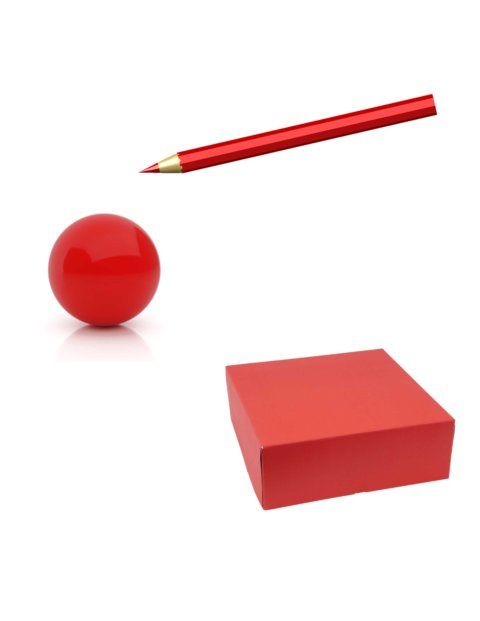
//> input picture images/red-things.jpg, 480 x 621 px
$ ./color_detection ../images/red-things.jpg   (built with g++ and OpenCV 4)
//> lines starting //> are read from the running program, lines starting //| are printed output that depends on the picture; after the words box and inside, x2 and y2 are one past the last pixel; in counts of white or black regions, pixels touching at a corner belong together
#include <stdio.h>
#include <opencv2/opencv.hpp>

using namespace cv;

int LowerH = 0;
int LowerS = 0;
int LowerV = 0;
int UpperH = 180;
int UpperS = 256;
int UpperV = 256;

int main( int argc, char** argv )
{
 	namedWindow("Control");
	createTrackbar("LowerH","Control",&LowerH,180,NULL);
	createTrackbar("UpperH","Control",&UpperH,180,NULL);
	createTrackbar("LowerS","Control",&LowerS,256,NULL);
	createTrackbar("UpperS","Control",&UpperS,256,NULL);
	createTrackbar("LowerV","Control",&LowerV,256,NULL);
	createTrackbar("UpperV","Control",&UpperV,256,NULL);

  	Mat img_hsv,img_rgb,img_mask;
	while(1){
  	img_rgb = imread( argv[1], 1 );
//> img_rgb is the input picture: 621 rows x 480 cols, CV_8UC3; mean B, G, R 225.8, 226.1, 247.7

    	if( !img_rgb.data )
    	{
    	  printf( "No image data \n" );
    	  return -1;
    	}

	cv::cvtColor(img_rgb,img_hsv,CV_BGR2GRAY);
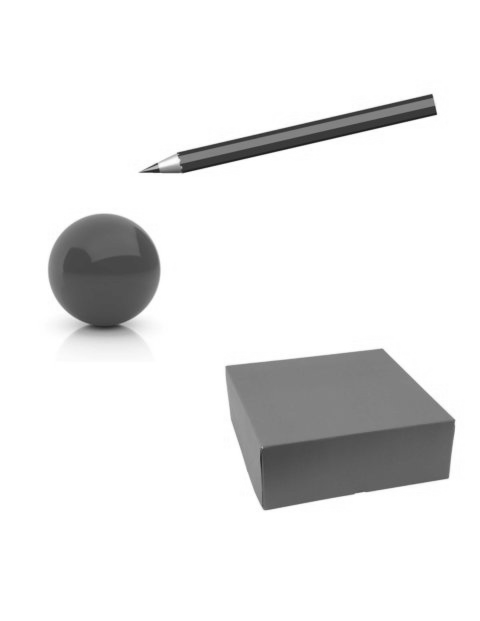
//> img_hsv: 621 rows x 480 cols, CV_8UC1; min 25, max 255, mean 232.5
	//cv::inRange(img_hsv,cv::Scalar(155,0,0),cv::Scalar(255,130,130),img_mask);
	cv::inRange(img_hsv,cv::Scalar(LowerH,LowerS,LowerV),cv::Scalar(UpperH,UpperS,UpperV),img_mask);
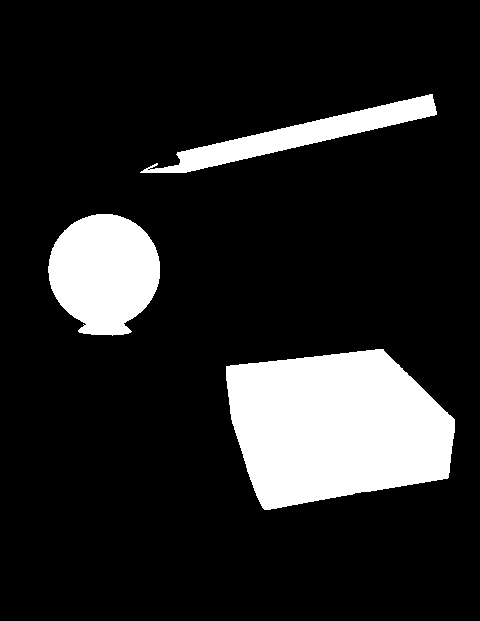
//> img_mask: 621 rows x 480 cols, CV_8UC1; 14.8% white; 3 white regions, box (x1, y1, x2, y2) and area: (226, 349, 455, 510) 27765, (48, 214, 160, 336) 10331, (140, 94, 437, 173) 5930
	std::cout << LowerH << std::endl;

	imshow( "Processed Image", img_mask );
	imshow( "Original Image", img_rgb);
  	waitKey(50);//Has to wait more than 0, otherwise the HSV Control panel doesn't work
	}
  	return 0;
}
